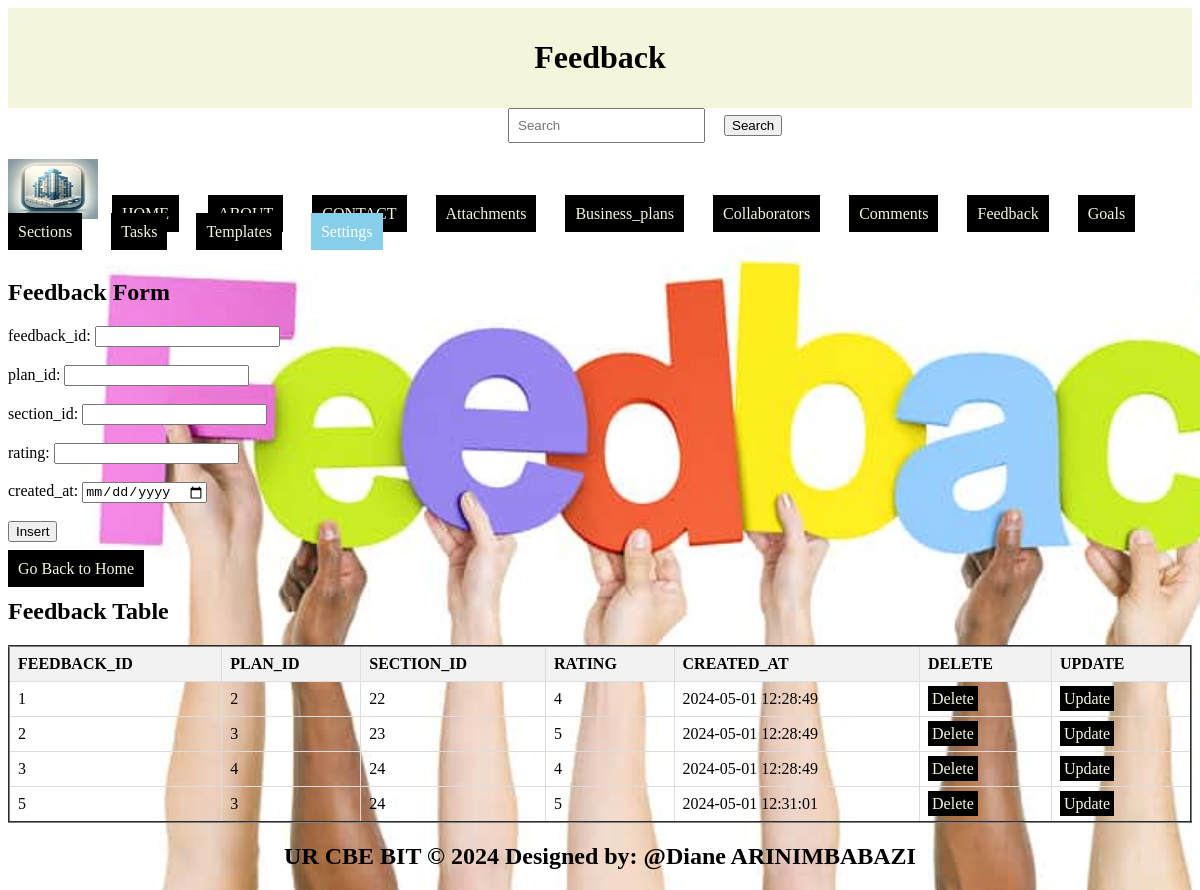
Page /feedback.php on the committed database.
### tables this page shows
CREATE TABLE `feedback` (
  `feedback_id` int(11) NOT NULL,
  `plan_id` int(11) NOT NULL,
  `section_id` int(11) DEFAULT NULL,
  `rating` int(11) NOT NULL,
  `created_at` timestamp NOT NULL DEFAULT current_timestamp()
);

### feedback.php (the view, shortened to what this page needs)
<!DOCTYPE html>
<html lang="en">
<head>
  <link rel="stylesheet" type="text/css" href="style.css" title="style 1" media="screen, tv, projection, handheld, print"/>
</head>
<body style="background-image: url('./Images/fb.jpg');background-repeat: no-repeat;background-size:cover;">
  <header>
    <h1>Feedback</h1>
  </header>
  <form class="d-flex" role="search" action="search.php">
    <input class="form-control me-2" type="search" placeholder="Search" aria-label="Search" name="query">
    <button class="btn btn-outline-success" type="submit">Search</button>
  </form>
  <ul style="list-style-type: none; padding: 0;">
    <li style="display: inline; margin-right: 10px;">
      <img src="./Images/logo.png" width="90" height="60" alt="Logo">
    </li>
    <li style="display: inline; margin-right: 10px;"><a href="./home.html">HOME</a>
    </li>
    <li style="display: inline; margin-right: 10px;"><a href="./about.html">ABOUT</a>
    </li>
    <li style="display: inline; margin-right: 10px;"><a href="./contact.html">CONTACT</a>
    </li>
    <li style="display: inline; margin-right: 10px;"><a href="./attachments.php">Attachments</a>
    </li>
    <li style="display: inline; margin-right: 10px;"><a href="./business_plans.php">Business_plans</a>
    </li>
    <li style="display: inline; margin-right: 10px;"><a href="./collaborators.php">Collaborators</a>
    </li>
    <li style="display: inline; margin-right: 10px;"><a href="./comments.php">Comments</a>
    </li>
    <li style="display: inline; margin-right: 10px;"><a href="./feedback.php">Feedback</a>
    </li>
    <li style="display: inline; margin-right: 10px;"><a href="./goals.php">Goals</a>
    </li>
    <li style="display: inline; margin-right: 10px;"><a href="./sections.php">Sections</a>
    </li>
    <li style="display: inline; margin-right: 10px;"><a href="./tasks.php">Tasks</a>
    </li>
    <li style="display: inline; margin-right: 10px;"><a href="./templates.php">Templates</a>
    </li>
  <li class="dropdown" style="display: inline; margin-right: 10px;">
      <a href="#" style="padding: 10px; color: white; background-color: skyblue; text-decoration: none; margin-right: 15px;">Settings</a>
    </li><br><br>
  </ul>
  <section>
    <h1>Feedback Form</h1>
    <form method="post" onsubmit="return confirm('Are you sure you want to insert this record?');">
      <label for="feedback_id">feedback_id:</label>
      <input type="number" id="feedback_id" name="feedback_id"><br><br>
      <label for="plan_id">plan_id:</label>
      <input type="number" id="plan_id" name="plan_id" required><br><br>
      <label for="section_id">section_id:</label>
      <input type="number" id="section_id" name="section_id"><br><br>
      <label for="rating">rating:</label>
      <input type="number" id="rating" name="rating"><br><br>
      <label for="created_at">created_at:</label>
      <input type="date" id="created_at" name="created_at"><br><br>
      <input type="submit" name="add" value="Insert"><br><br>
      <a href="./home.html">Go Back to Home</a>
    </form>
    <h2>Feedback Table</h2>
    <table border="2">
      <tr>
        <th>FEEDBACK_ID</th>
        <th>PLAN_ID</th>
        <th>SECTION_ID</th>
        <th>RATING</th>
        <th>CREATED_AT</th>
        <th>DELETE</th>
        <th>UPDATE</th>
      </tr>
      <?php
        include('database_connection.php');
        $sql = "SELECT * FROM feedback";
        $result = $connection->query($sql);
        if ($result->num_rows > 0) {
            while ($row = $result->fetch_assoc()) {
                $feedback_id = $row['feedback_id'];
                echo "<tr>
                  <td>" . $row['feedback_id'] . "</td>
                  <td>" . $row['plan_id'] . "</td>
                  <td>" . $row['section_id'] . "</td>
                  <td>" . $row['rating'] . "</td>
                  <td>" . $row['created_at'] . "</td>
                  <td><a style='padding:4px' href='Delete_feedback.php?feedback_id=$feedback_id'>Delete</a></td>
                  <td><a style='padding:4px' href='update_feedback.php?feedback_id=$feedback_id'>Update</a></td>
                </tr>";
            }
        } else {
            echo "<tr><td colspan='7'>No data found</td></tr>";
        }
      ?>
    </table>
  </section>
  <footer>
    <center>
      <b><h2>UR CBE BIT &copy 2024 Designed by: @Diane ARINIMBABAZI</h2></b>
    </center>
  </footer>
</body>
</html>

### feedback.php (style rules this page uses)
a { padding: 10px; color: white; background-color:black; text-decoration: none; margin-right: 15px; }
a:link { color: beige; }
button.btn { margin-left: 15px; margin-top: 4px; }
input.form-control { margin-left: 500px; padding: 8px; }
table { width: 100%; border-collapse: collapse; }
th, td { border: 1px solid #ddd; padding: 8px; text-align: left; }
th { background-color: #f2f2f2; }
header { background-color: beige; padding: 10px; text-align: center; }
.dropdown { position: relative; display: inline; margin-right: 10px; }

### rows in the picture
feedback: feedback_id "1", plan "2", section "22", rating "4", created_at "2024-05-01 12:28:49"
feedback: feedback_id "2", plan "3", section "23", rating "5", created_at "2024-05-01 12:28:49"
feedback: feedback_id "3", plan "4", section "24", rating "4", created_at "2024-05-01 12:28:49"
feedback: feedback_id "5", plan "3", section "24", rating "5", created_at "2024-05-01 12:31:01"
